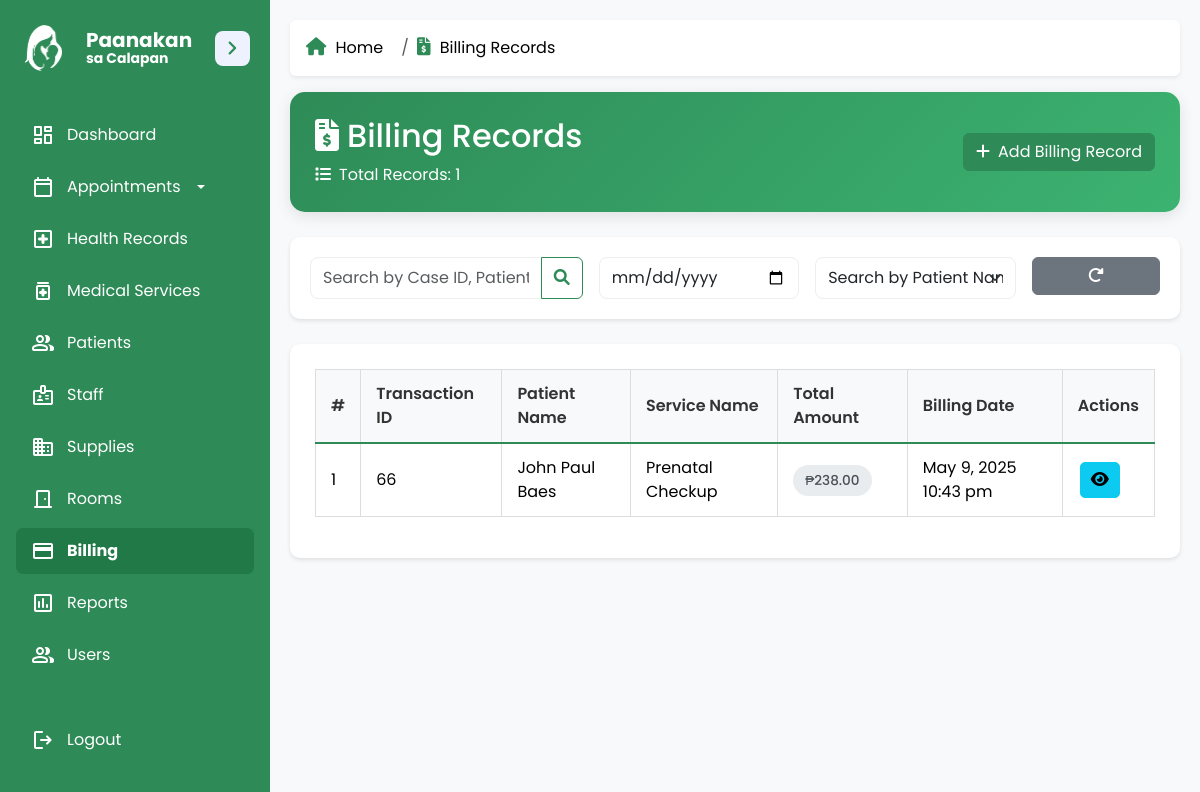
Page /admin/billing.php (signed in) on the committed database.
### tables this page shows
CREATE TABLE `billing_header` (
  `billing_id` int(11) NOT NULL,
  `case_id` varchar(20) NOT NULL,
  `transaction_id` int(11) NOT NULL,
  `service_amount` decimal(10,2) NOT NULL,
  `total_items` decimal(10,2) NOT NULL DEFAULT 0.00,
  `total_professional_fees` decimal(10,2) NOT NULL DEFAULT 0.00,
  `billing_date` datetime NOT NULL DEFAULT current_timestamp(),
  `total_discounts` decimal(10,2) NOT NULL DEFAULT 0.00,
  `net_amount` decimal(10,2) GENERATED ALWAYS AS (`service_amount` + `total_professional_fees` + `total_items` - `total_discounts`) STORED
);

CREATE TABLE `medical_transactions` (
  `transaction_id` int(11) NOT NULL,
  `case_id` varchar(20) NOT NULL,
  `service_id` int(11) NOT NULL,
  `transaction_date` datetime NOT NULL,
  `amount` decimal(10,2) NOT NULL,
  `payment_status` text NOT NULL DEFAULT 'Pending',
  `diagnosis` text DEFAULT NULL,
  `results` text DEFAULT NULL
);

CREATE TABLE `medical_services` (
  `service_id` int(11) NOT NULL,
  `service_name` varchar(255) NOT NULL,
  `category` varchar(100) NOT NULL,
  `description` text DEFAULT NULL,
  `price` decimal(10,2) NOT NULL
);

### admin/billing.php (the view, shortened to what this page needs)
<?php
$pdo = connection();
$limit = 10;
$page = isset($_GET['page']) ? (int)$_GET['page'] : 1;
$offset = ($page - 1) * $limit;
$search = isset($_GET['search']) ? trim($_GET['search']) : '';
$date_filter = isset($_GET['date']) ? $_GET['date'] : '';
$search_by = isset($_GET['search_by']) ? $_GET['search_by'] : 'patient_name';
$where_conditions = [];
$where_clause = !empty($where_conditions) ? "WHERE " . implode(" AND ", $where_conditions) : "";
$query = "SELECT
            bh.billing_id,
            mt.transaction_id,
            CONCAT(p.first_name, ' ', p.last_name) AS patient_name,
            s.service_name,
            bh.net_amount AS total_amount,
            bh.billing_date
          FROM billing_header bh
          JOIN patients p ON bh.case_id = p.case_id
          JOIN medical_transactions mt ON bh.transaction_id = mt.transaction_id
          JOIN medical_services s ON mt.service_id = s.service_id
          LEFT JOIN billing_items bi ON bh.billing_id = bi.billing_id
          $where_clause
          GROUP BY bh.billing_id, mt.transaction_id, p.first_name, p.last_name, s.service_name, mt.amount, bh.billing_date
          ORDER BY bh.billing_date DESC
          LIMIT :limit OFFSET :offset";
$stmt = $pdo->prepare($query);
$stmt->bindValue(':limit', $limit, PDO::PARAM_INT);
$stmt->bindValue(':offset', $offset, PDO::PARAM_INT);
$stmt->execute();
$billingRecords = $stmt->fetchAll(PDO::FETCH_ASSOC);
$totalQuery = "SELECT COUNT(DISTINCT bh.billing_id) AS total
               FROM billing_header bh
               JOIN patients p ON bh.case_id = p.case_id
               JOIN medical_transactions mt ON bh.transaction_id = mt.transaction_id
               JOIN medical_services s ON mt.service_id = s.service_id
               $where_clause";
$totalStmt = $pdo->prepare($totalQuery);
$totalStmt->execute();
$totalResult = $totalStmt->fetch();
$totalRecords = $totalResult['total'];
?>
<!DOCTYPE html>
<html lang="en">
<head>
  <link href="https://cdn.jsdelivr.net/npm/bootstrap@5.3.3/dist/css/bootstrap.min.css" rel="stylesheet">
  <link href="https://cdnjs.cloudflare.com/ajax/libs/font-awesome/6.4.0/css/all.min.css" rel="stylesheet">
  <link rel="stylesheet" href="../css/sidebar.css">
  <link rel="stylesheet" href="../css/components.css">
</head>
<body>
  <div class="dashboard-container">
    <?php include '../sidebar.php'; ?>
    <main class="dashboard-main-content">
      <?php include '../admin/breadcrumb.php'; ?>
      <div class="page-header">
        <div class="row align-items-center">
          <div class="col-md-6">
            <h2 class="mb-0">
              <i class="fas fa-file-invoice-dollar me-2"></i>Billing Records
            </h2>
            <p class="mb-0 mt-2">
              <i class="fas fa-list me-2"></i>Total Records: <?= $totalRecords ?>
            </p>
          </div>
          <div class="col-md-6 text-end">
            <a href="add_billing.php" class="btn btn-success">
              <i class="fas fa-plus me-2"></i>Add Billing Record
            </a>
          </div>
        </div>
      </div>
      <div class="search-container">
        <form id="searchForm" method="GET" class="row g-3">
          <div class="col-md-4">
            <div class="input-group">
              <input type="text" id="searchInput" name="search" class="form-control" placeholder="Search by Case ID, Patient Name, or Service..." value="<?= htmlspecialchars($search) ?>">
              <button class="btn btn-outline-success" type="submit">
                <i class="fas fa-search"></i>
              </button>
            </div>
          </div>
          <div class="col-md-3">
            <input type="date" id="dateFilter" name="date" class="form-control" value="<?= htmlspecialchars($date_filter) ?>">
          </div>
          <div class="col-md-3">
            <select id="searchByFilter" name="search_by" class="form-select">
              <option value="patient_name" <?= $search_by === 'patient_name' ? 'selected' : '' ?>>Search by Patient Name</option>
            </select>
          </div>
          <div class="col-md-2">
            <a href="billing.php" class="btn btn-secondary w-100">
              <i class="fas fa-redo-alt"></i>
            </a>
          </div>
        </form>
      </div>
      <div class="table-container">
        <table class="table table-hover">
          <thead>
            <tr>
              <th>#</th>
              <th>Transaction ID</th>
              <th>Patient Name</th>
              <th>Service Name</th>
              <th>Total Amount</th>
              <th>Billing Date</th>
              <th>Actions</th>
            </tr>
          </thead>
          <tbody>
            <?php if (!empty($billingRecords)): ?>
              <?php foreach ($billingRecords as $index => $record): ?>
                <tr>
                  <td><?= (($page - 1) * $limit) + $index + 1 ?></td>
                  <td><?= htmlspecialchars($record['transaction_id']) ?></td>
                  <td><?= htmlspecialchars($record['patient_name']) ?></td>
                  <td><?= htmlspecialchars($record['service_name']) ?></td>
                  <td>
                    <span class="amount-badge">
                      ₱<?= number_format($record['total_amount'], 2) ?>
                    </span>
                  </td>
                  <td><?= (new DateTime($record['billing_date']))->format('F j, Y g:i a') ?></td>
                  <td>
                    <a href="view_billing.php?billing_id=<?= $record['billing_id'] ?>"
                       class="btn btn-info btn-action" title="View Details">
                      <i class="fas fa-eye"></i>
                    </a>
                  </td>
                </tr>
              <?php endforeach; ?>
            <?php endif; ?>
          </tbody>
        </table>
      </div>
    </main>
  </div>
</body>
</html>

### css/sidebar.css (style rules this page uses)
* { margin: 0; padding: 0; box-sizing: border-box; font-family: "Poppins", sans-serif; }
body { min-height: 100vh; background: rgb(255, 255, 255); }
.dashboard-main-content { margin-left: 270px; transition: margin-left 0.4s ease-in-out; }

### css/components.css (style rules this page uses)
.dashboard-main-content { margin-left: 270px; padding: 20px; transition: margin-left 0.4s ease-in-out; }
.table-container { border-radius: 8px; box-shadow: 0px 4px 6px rgba(0, 0, 0, 0.1); overflow: hidden; background-color: #ffffff; padding: 20px; margin-top: 20px; }
.table-container table { width: 100%; border-collapse: collapse; border: 1px solid #ddd; }
.table-container thead { background-color: #f8f9fa; color: #333; font-weight: bold; border-bottom: 2px solid #ddd; }
.table-container tbody tr { border-bottom: 1px solid #ddd; transition: background-color 0.3s ease; }
.table-container th, .table-container td { padding: 12px 15px; text-align: left; vertical-align: middle; border-right: 1px solid #ddd; }
.table-container th:last-child, .table-container td:last-child { border-right: none; }
.table-container tbody tr:last-child td { border-bottom: none; }
form { margin: 0; }
.table-container { margin-bottom: 20px; }
.dashboard-container { max-width: 100%; overflow-x: hidden; margin: 0 auto; }
html, body { overflow-x: hidden; overflow-y: auto; margin: 0; padding: 0; width: 100%; height: 100%; }

### admin/billing.php (style rules this page uses)
:root { --primary-color: #2E8B57; --primary-light: #3CB371; --secondary-color: #f8f9fa; --text-color: #333; --border-color: #eee; }
body { font-family: 'Poppins', sans-serif; background-color: #f5f5f5; }
.dashboard-container { display: flex; min-height: 100vh; }
.dashboard-main-content { flex-grow: 1; padding: 20px; margin-left: 270px; transition: all 0.4s ease; background-color: #f8f9fa; }
.page-header { background: linear-gradient(135deg, var(--primary-color) 0%, var(--primary-light) 100%); color: white; padding: 25px; border-radius: 15px; margin-bottom: 25px; box-shadow: 0 4px 15px rgba(0,0,0,0.1); }
.search-container { background: white; padding: 20px; border-radius: 10px; box-shadow: 0 2px 4px rgba(0,0,0,0.1); margin-bottom: 25px; }
.table-container { background: white; padding: 25px; border-radius: 10px; box-shadow: 0 2px 4px rgba(0,0,0,0.1); }
.table thead th { background-color: var(--secondary-color); color: var(--text-color); font-weight: 600; border-bottom: 2px solid var(--primary-color); }
.btn-action { padding: 5px 10px; margin: 0 2px; border-radius: 5px; transition: all 0.3s ease; }
.amount-badge { padding: 6px 12px; border-radius: 20px; font-weight: 500; font-size: 0.85rem; background-color: #e9ecef; color: #495057; }
.form-select, .form-control { border-radius: 8px; border: 1px solid var(--border-color); padding: 8px 12px; }
.btn-success { background-color: var(--primary-color); border-color: var(--primary-color); }
.btn-outline-success { color: var(--primary-color); border-color: var(--primary-color); }
.btn-secondary { background-color: #6c757d; border-color: #6c757d; }

### rows in the picture
billing_header: index "1", transaction.transaction_id "66", patient_name "John Paul Baes", medical_services.service_name "Prenatal Checkup", net_amount "238.00", billing_date "May 9, 2025 10:43 pm"

### other values in the picture
$name "Home"
$name "Billing Records"
$totalRecords "1"
